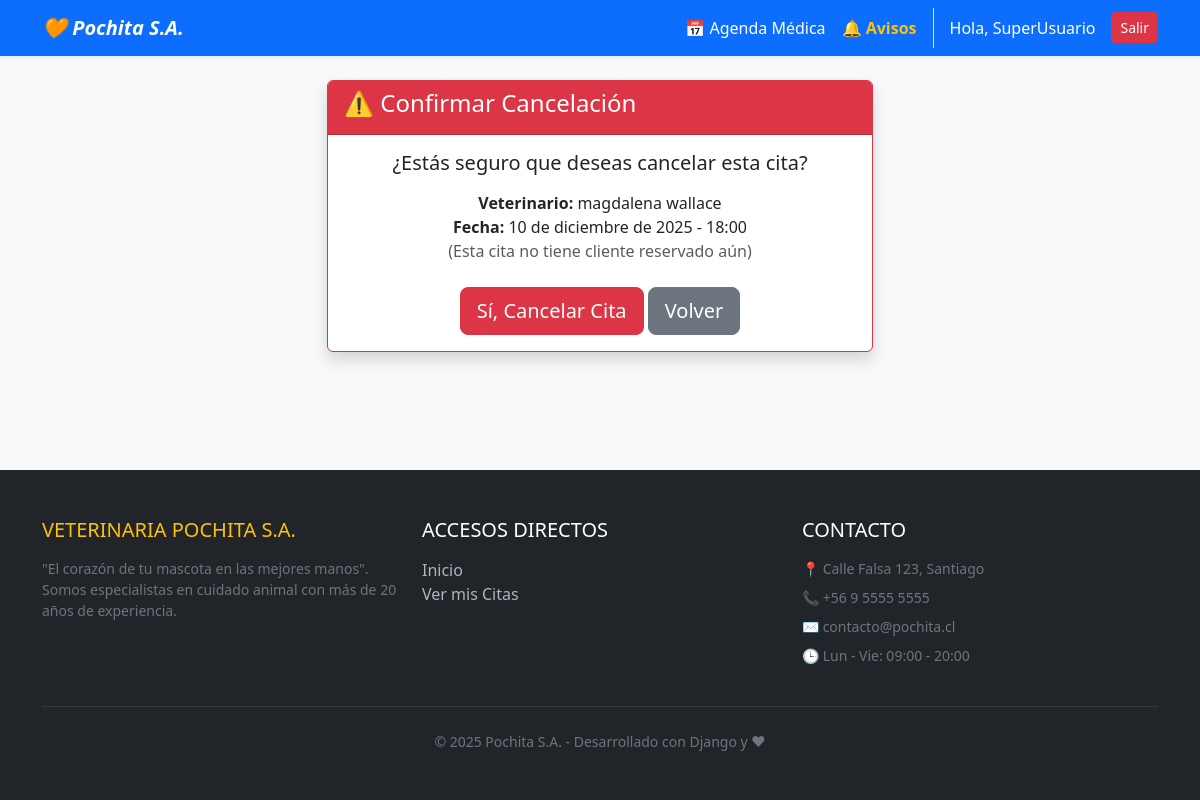
Before: /cancelar/11/ (signed in) with the older database file.
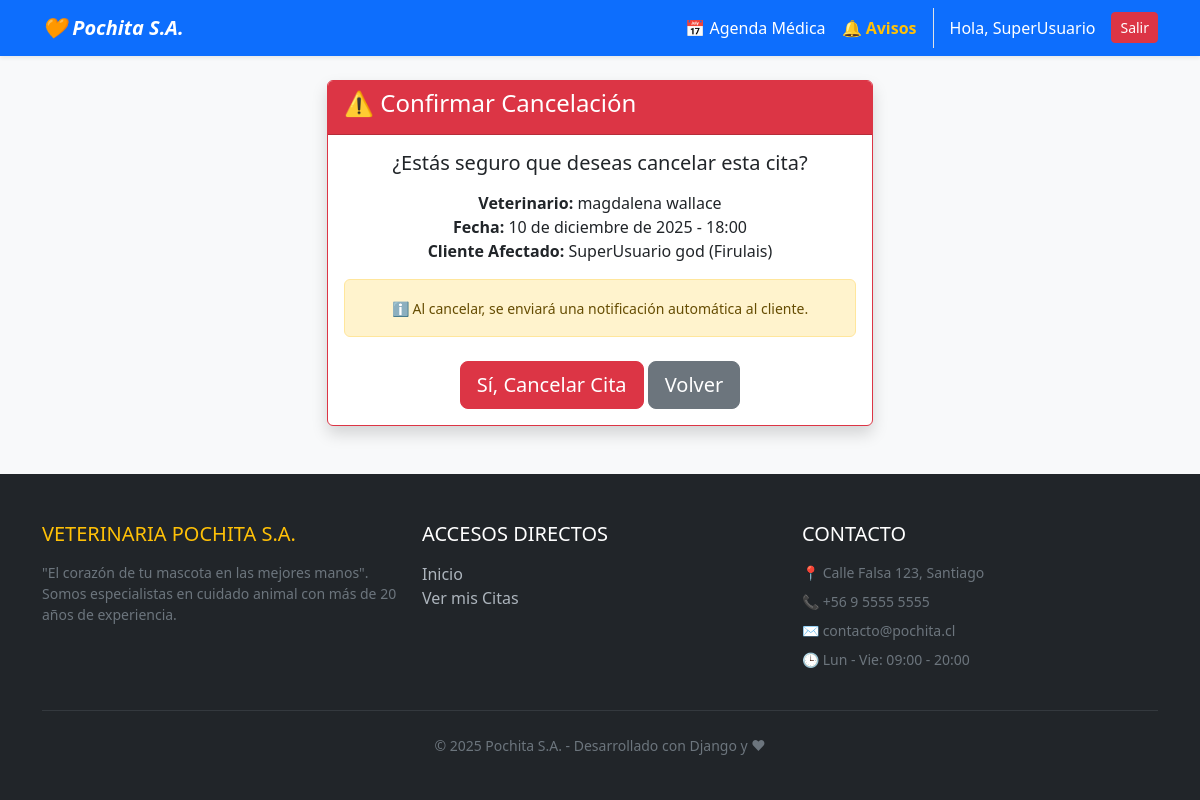
After: the same page with the newer database file.
### core/models.py (models this page shows, shortened)
class Cita(models.Model):
    veterinario = models.ForeignKey(User, on_delete=models.CASCADE, related_name='agenda_veterinario')
    cliente = models.ForeignKey(User, on_delete=models.SET_NULL, null=True, blank=True, related_name='citas_cliente')
    mascota = models.ForeignKey(Mascota, on_delete=models.SET_NULL, null=True, blank=True)
    fecha = models.DateField()
    hora = models.TimeField()
    motivo = models.TextField(blank=True, null=True) # Con qué motivo llega
    estado = models.CharField(max_length=20, choices=ESTADOS_CITA, default='DISPONIBLE')
    created_at = models.DateTimeField(auto_now_add=True)
    class Meta:
        ordering = ['fecha', 'hora']

class Mascota(models.Model):
    ESPECIES = [
        ('Perro', 'Perro'),
        ('Gato', 'Gato'),
        ('Ave', 'Ave'),
        ('Hamster', 'Hamster'),
        ('Otro', 'Otro'),
    ]
    dueno = models.ForeignKey(User, on_delete=models.CASCADE, related_name='mascotas')
    nombre = models.CharField(max_length=100)
    especie = models.CharField(max_length=20, choices=ESPECIES, default='Perro')
    raza = models.CharField(max_length=100)
    fecha_nacimiento = models.DateField()

### core/views.py (the view, shortened to what this page needs)
# urls.py: path('cancelar/<int:cita_id>/', views.cancelar_cita, name='cancelar_cita'),
@staff_member_required
def cancelar_cita(request, cita_id):
    cita = get_object_or_404(Cita, id=cita_id)
    return render(request, 'core/cancelar_cita.html', {'cita': cita})

### core/templates/core/cancelar_cita.html (shortened to what this page needs)
{% extends 'core/base.html' %}
{% block content %}
<div class="row justify-content-center">
    <div class="col-md-6">
        <div class="card border-danger shadow">
            <div class="card-header bg-danger text-white">
                <h4>⚠️ Confirmar Cancelación</h4>
            </div>
            <div class="card-body text-center">
                <h5 class="card-title">¿Estás seguro que deseas cancelar esta cita?</h5>
                <p class="mt-3">
                    <strong>Veterinario:</strong> {{ cita.veterinario.first_name }} {{ cita.veterinario.last_name }}<br>
                    <strong>Fecha:</strong> {{ cita.fecha }} - {{ cita.hora }}<br>
                    {% if cita.cliente %}
                        <strong>Cliente Afectado:</strong> {{ cita.cliente.first_name }} {{ cita.cliente.last_name }} ({{ cita.mascota.nombre }})
                    {% else %}
                        <span class="text-muted">(Esta cita no tiene cliente reservado aún)</span>
                    {% endif %}
                </p>
                {% if cita.cliente %}
                    <div class="alert alert-warning">
                        <small>ℹ️ Al cancelar, se enviará una notificación automática al cliente.</small>
                    </div>
                {% endif %}
                <form method="post">
                    <div class="d-grid gap-2 d-md-block mt-4">
                        <button type="submit" class="btn btn-danger btn-lg">Sí, Cancelar Cita</button>
                        <a href="{% url 'lista_citas' %}" class="btn btn-secondary btn-lg">Volver</a>
                    </div>
                </form>
            </div>
        </div>
    </div>
</div>
{% endblock %}

Changed rows visible on the page:
changed Cita "magdalena": cliente_id empty → 1 (drawn); cliente.first_name (not shown) → "SuperUsuario"; cliente.last_name (not shown) → "god"; mascota.nombre (not shown) → "Firulais"
Other visible differences:
text no longer shown: "(Esta cita no tiene cliente reservado aún)"
text now shown: "Cliente Afectado: ( ) ℹ️ Al cancelar, se enviará una notificación automática al cliente."
